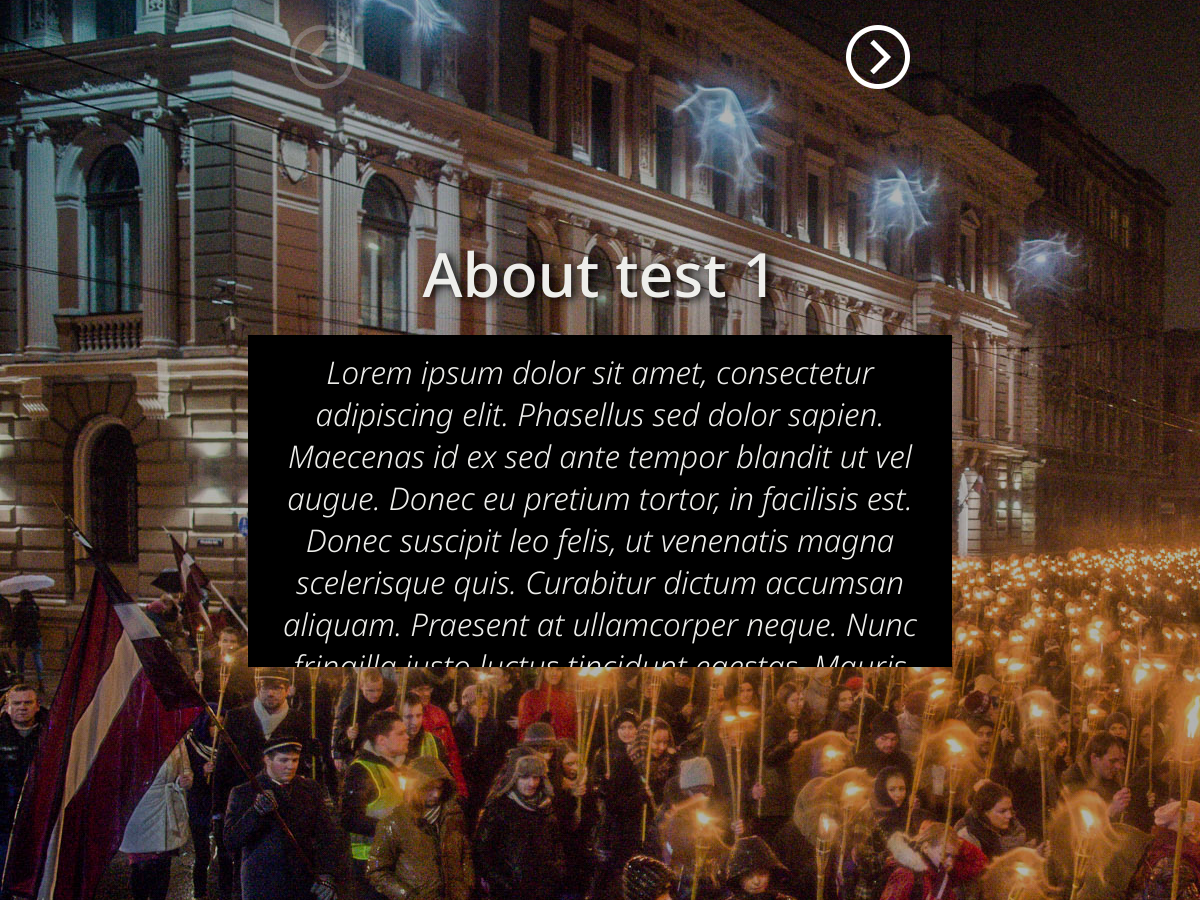
The app's page / (middle part), older data.
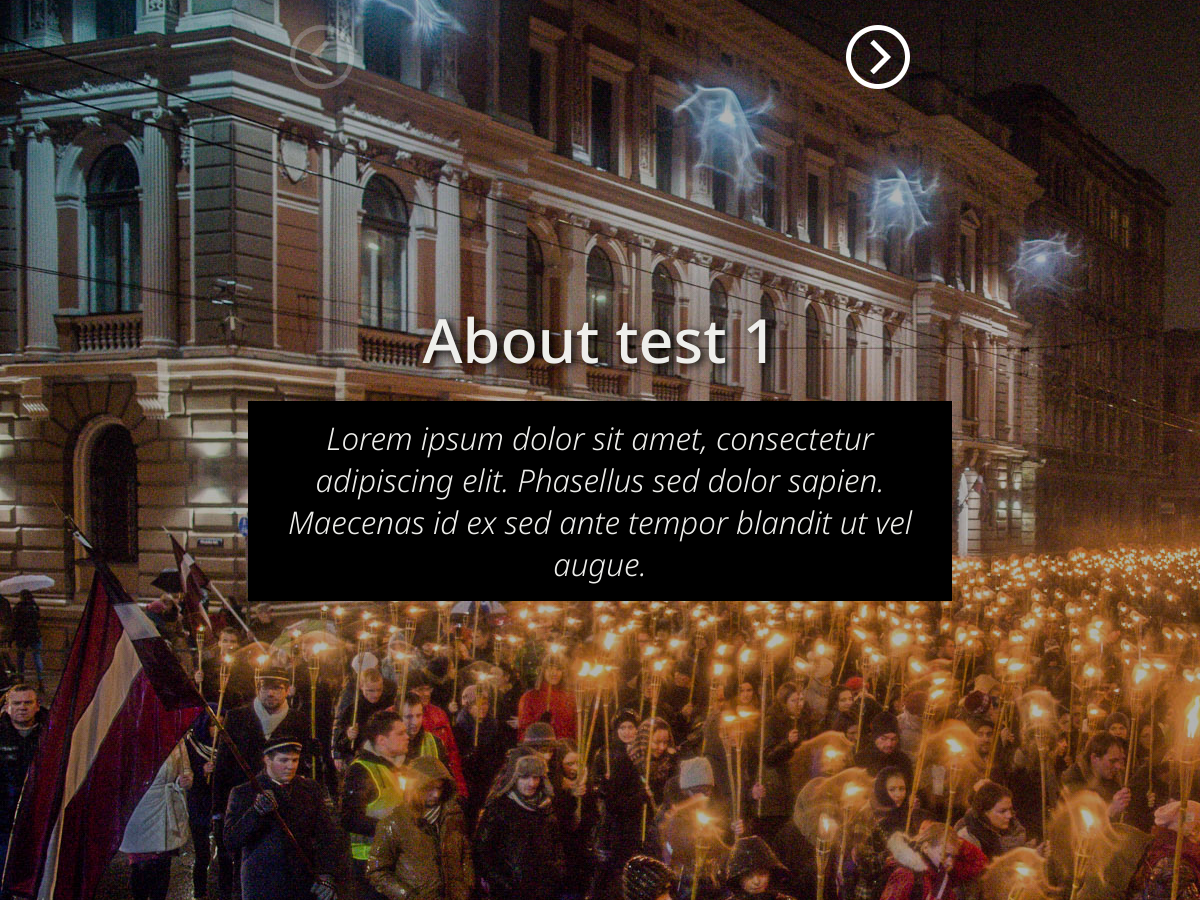
The same page, newer data.
### landing/models.py (models this page shows, shortened)
class About_item(models.Model):
    title = models.CharField(max_length=255)
    description = models.TextField()
    about_image = models.FileField(
        upload_to='landing/static/landing/img/about')
    created_at = models.DateField(auto_now_add=True)
    edited_at = models.DateField(auto_now=True)

### landing/views.py (the view)
# urls.py: path('', views.landing, name='landing')
def landing(request):
    context = {}
    context['landing_images'] = LandingImage.objects.all()
    context['social_items'] = Social_item.objects.all()
    context['about_items'] = About_item.objects.all()
    return render(request, 'landing/landing.html', context)

### landing/templates/landing/landing.html (shortened to what this page needs)
{% extends "shared/base.html" %}
{%block page_css%} {%load static%}
<link
	rel="stylesheet"
	type="text/css"
	href="{% static 'landing/css/landing.css'%}" />
<link
	rel="stylesheet"
	type="text/css"
	href="{% static 'landing/css/media-queries.css'%}" />
{%endblock%}
{%block content%}
<main id="landing-container">
			{% for image in landing_images%} {%load static%}
			{%endfor%}
	<section id="about-section">
		<div class="about-nav">
			<a id="about-us-left-btn" class="zoom-in-anim about-nav-btn">
				<img src="{%static 'landing/img/icons/about-us-arrow.png'%}" />
			</a>
			<span class="about-read-bar">
			</span>
			<a id="about-us-right-btn" class="zoom-in-anim about-nav-btn">
				<img src="{%static 'landing/img/icons/about-us-arrow.png'%}" />
			</a>
		</div>
		<div class="about-slide-img-container">
		</div>
		<div class="about-slide-content">
			{%for item in about_items%}
			<div class="about-slide-content-box">
				<h1><span>{{item.title}}</span></h1>
				<div class="about-desc">
				<span>{{item.description}}</span>
				</div>
			</div>
			{%endfor%}
		</div>
	</section>
						{%for item in social_items%}
							{%load static%}
						{%endfor%}
</main>
{%endblock%}

Row changes from the older to the newer data that the page shows:
changed About_item "About test 1": description "…blandit ut vel augue. Donec eu pretium tortor, in facilisis est. Donec suscipit leo felis, ut venenatis magna scelerisque quis. Curabitur dictum accumsan aliquam. Praesent at ullamcorper neque. Nunc…" → "Lorem ipsum dolor sit amet, consectetur adipiscing elit. Phasellus sed dolor sapien. Maecenas id ex sed ante tempor blandit ut vel augue."
